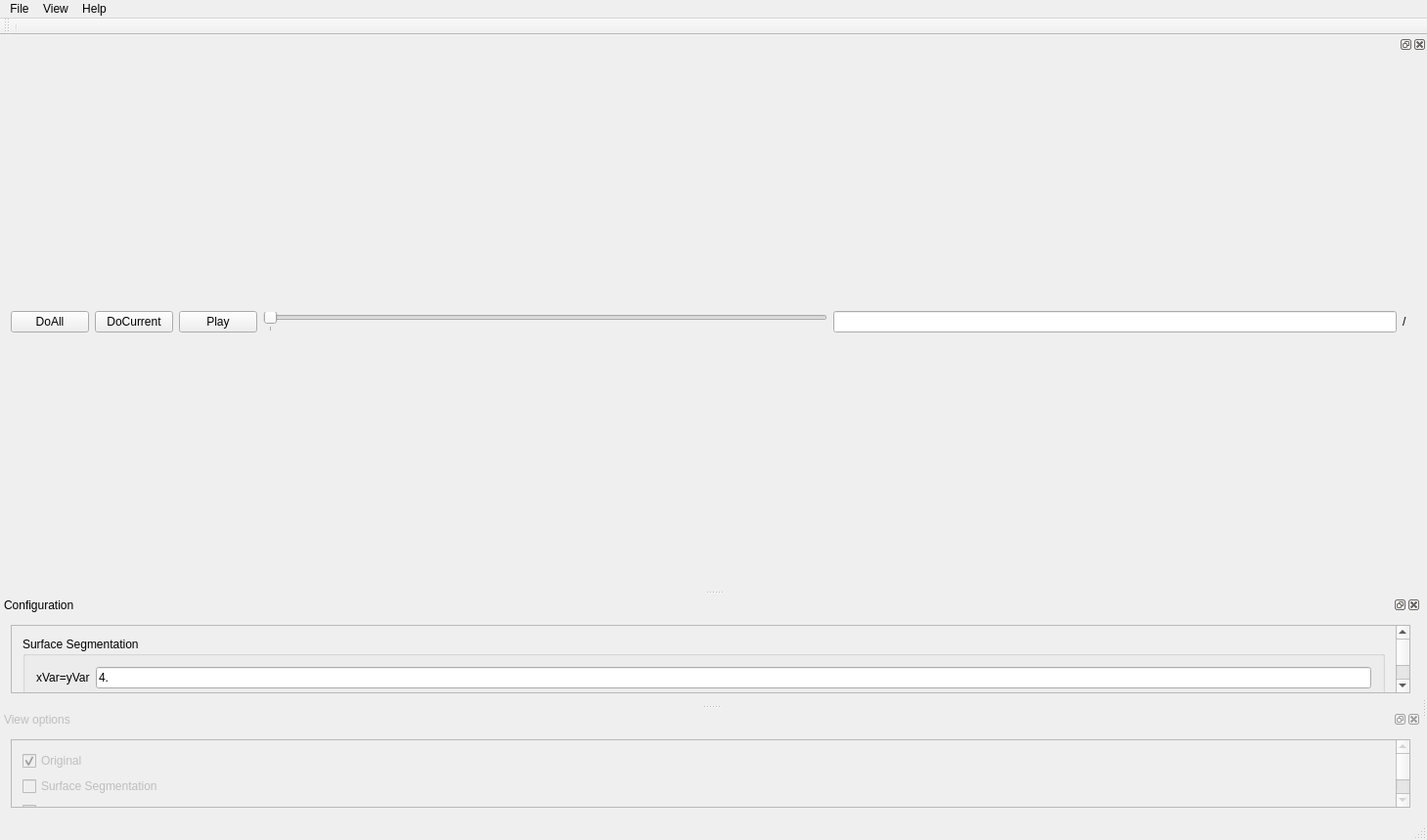
<?xml version="1.0" encoding="UTF-8"?>
<ui version="4.0">
 <class>TissueTracker</class>
 <widget class="QMainWindow" name="TissueTracker">
  <property name="geometry">
   <rect>
    <x>0</x>
    <y>0</y>
    <width>1459</width>
    <height>859</height>
   </rect>
  </property>
  <property name="windowTitle">
   <string>TuftsTissueTracker</string>
  </property>
  <property name="windowIcon">
   <iconset>
    <normaloff>../../../../../Pictures/icon.png</normaloff>../../../../../Pictures/icon.png</iconset>
  </property>
  <property name="locale">
   <locale language="English" country="UnitedStates"/>
  </property>
  <widget class="QWidget" name="centralWidget">
   <property name="sizePolicy">
    <sizepolicy hsizetype="Maximum" vsizetype="Maximum">
     <horstretch>0</horstretch>
     <verstretch>0</verstretch>
    </sizepolicy>
   </property>
   <property name="locale">
    <locale language="English" country="UnitedStates"/>
   </property>
   <widget class="QVTKWidget" name="m_vtkview" native="true">
    <property name="geometry">
     <rect>
      <x>10</x>
      <y>200</y>
      <width>651</width>
      <height>471</height>
     </rect>
    </property>
    <property name="sizePolicy">
     <sizepolicy hsizetype="Maximum" vsizetype="Maximum">
      <horstretch>0</horstretch>
      <verstretch>0</verstretch>
     </sizepolicy>
    </property>
    <property name="maximumSize">
     <size>
      <width>2560</width>
      <height>2560</height>
     </size>
    </property>
   </widget>
   <widget class="QTableView" name="celltableView">
    <property name="geometry">
     <rect>
      <x>-5</x>
      <y>0</y>
      <width>671</width>
      <height>192</height>
     </rect>
    </property>
   </widget>
   <widget class="QTableView" name="domaintableView">
    <property name="geometry">
     <rect>
      <x>670</x>
      <y>0</y>
      <width>481</width>
      <height>191</height>
     </rect>
    </property>
   </widget>
   <widget class="QCheckBox" name="showGraph2CBox">
    <property name="geometry">
     <rect>
      <x>750</x>
      <y>650</y>
      <width>61</width>
      <height>20</height>
     </rect>
    </property>
    <property name="text">
     <string>Graph</string>
    </property>
   </widget>
   <widget class="QCheckBox" name="showOriginal2CBox">
    <property name="geometry">
     <rect>
      <x>670</x>
      <y>650</y>
      <width>87</width>
      <height>20</height>
     </rect>
    </property>
    <property name="text">
     <string>Original</string>
    </property>
   </widget>
  </widget>
  <widget class="QMenuBar" name="menuBar">
   <property name="geometry">
    <rect>
     <x>0</x>
     <y>0</y>
     <width>1459</width>
     <height>25</height>
    </rect>
   </property>
   <widget class="QMenu" name="menuFile">
    <property name="title">
     <string>File</string>
    </property>
    <addaction name="actionNew"/>
    <addaction name="actionOpen"/>
    <addaction name="actionSave"/>
    <addaction name="actionColor"/>
    <addaction name="actionExit"/>
    <addaction name="actionMove"/>
    <addaction name="actionModify"/>
   </widget>
   <widget class="QMenu" name="menuView">
    <property name="title">
     <string>View</string>
    </property>
   </widget>
   <widget class="QMenu" name="menuHelp">
    <property name="title">
     <string>Help</string>
    </property>
   </widget>
   <addaction name="menuFile"/>
   <addaction name="menuView"/>
   <addaction name="menuHelp"/>
  </widget>
  <widget class="QToolBar" name="mainToolBar">
   <attribute name="toolBarArea">
    <enum>TopToolBarArea</enum>
   </attribute>
   <attribute name="toolBarBreak">
    <bool>false</bool>
   </attribute>
   <addaction name="separator"/>
  </widget>
  <widget class="QDockWidget" name="configurationDock">
   <property name="enabled">
    <bool>true</bool>
   </property>
   <property name="features">
    <set>QDockWidget::AllDockWidgetFeatures</set>
   </property>
   <property name="allowedAreas">
    <set>Qt::LeftDockWidgetArea|Qt::RightDockWidgetArea</set>
   </property>
   <property name="windowTitle">
    <string>Configuration</string>
   </property>
   <attribute name="dockWidgetArea">
    <number>1</number>
   </attribute>
   <widget class="QWidget" name="configurationDockContents">
    <layout class="QVBoxLayout" name="verticalLayout_2">
     <item>
      <widget class="QScrollArea" name="configurationScrollArea">
       <property name="widgetResizable">
        <bool>true</bool>
       </property>
       <widget class="QWidget" name="configurationScrollAreaWidgetContents">
        <property name="geometry">
         <rect>
          <x>0</x>
          <y>0</y>
          <width>256</width>
          <height>2381</height>
         </rect>
        </property>
        <layout class="QVBoxLayout" name="verticalLayout_3">
         <item>
          <widget class="QGroupBox" name="ssGroupBox">
           <property name="mouseTracking">
            <bool>true</bool>
           </property>
           <property name="title">
            <string>Surface Segmentation</string>
           </property>
           <layout class="QGridLayout" name="gridLayout">
            <item row="2" column="1">
             <widget class="QLabel" name="sszVarlbl">
              <property name="text">
               <string>zVar</string>
              </property>
             </widget>
            </item>
            <item row="2" column="2">
             <widget class="QLineEdit" name="sszVartxt">
              <property name="inputMask">
               <string>0.99</string>
              </property>
              <property name="text">
               <string>0.1</string>
              </property>
              <property name="maxLength">
               <number>4</number>
              </property>
             </widget>
            </item>
            <item row="4" column="2">
             <widget class="QPushButton" name="ssbutton">
              <property name="text">
               <string>Segment Surface</string>
              </property>
             </widget>
            </item>
            <item row="0" column="2">
             <widget class="QLineEdit" name="ssxyVartxt">
              <property name="inputMask">
               <string>0.99</string>
              </property>
              <property name="text">
               <string>4.</string>
              </property>
              <property name="maxLength">
               <number>4</number>
              </property>
             </widget>
            </item>
            <item row="0" column="1">
             <widget class="QLabel" name="ssxyVarlbl">
              <property name="text">
               <string>xVar=yVar</string>
              </property>
             </widget>
            </item>
            <item row="3" column="2">
             <widget class="QLineEdit" name="ssthreshtxt">
              <property name="text">
               <string>4</string>
              </property>
              <property name="maxLength">
               <number>4</number>
              </property>
             </widget>
            </item>
            <item row="3" column="1">
             <widget class="QLabel" name="ssthreshlbl">
              <property name="text">
               <string>Threshold</string>
              </property>
             </widget>
            </item>
           </layout>
          </widget>
         </item>
         <item>
          <widget class="QGroupBox" name="adGroupBox">
           <property name="enabled">
            <bool>true</bool>
           </property>
           <property name="title">
            <string>Anisotropic Diffusion</string>
           </property>
           <layout class="QFormLayout" name="formLayout">
            <property name="fieldGrowthPolicy">
             <enum>QFormLayout::ExpandingFieldsGrow</enum>
            </property>
            <item row="1" column="0">
             <widget class="QLabel" name="adsigmaminlbl">
              <property name="text">
               <string>sigma min: </string>
              </property>
             </widget>
            </item>
            <item row="1" column="1">
             <widget class="QLineEdit" name="adsigmamintxt">
              <property name="inputMask">
               <string>0.99</string>
              </property>
              <property name="text">
               <string notr="true">.25</string>
              </property>
              <property name="maxLength">
               <number>4</number>
              </property>
             </widget>
            </item>
            <item row="2" column="0">
             <widget class="QLabel" name="adsigmamaxlbl">
              <property name="text">
               <string>sigma max:</string>
              </property>
             </widget>
            </item>
            <item row="2" column="1">
             <widget class="QLineEdit" name="adsigmamaxtxt">
              <property name="inputMask">
               <string>0.99</string>
              </property>
              <property name="text">
               <string notr="true">.45</string>
              </property>
             </widget>
            </item>
            <item row="3" column="0">
             <widget class="QLabel" name="adstepslbl">
              <property name="text">
               <string>steps:</string>
              </property>
             </widget>
            </item>
            <item row="3" column="1">
             <widget class="QLineEdit" name="adstepstxt">
              <property name="inputMask">
               <string>09</string>
              </property>
              <property name="text">
               <string notr="true">1</string>
              </property>
             </widget>
            </item>
            <item row="4" column="0">
             <widget class="QLabel" name="aditerationslbl">
              <property name="text">
               <string>iterations:</string>
              </property>
             </widget>
            </item>
            <item row="4" column="1">
             <widget class="QLineEdit" name="aditerationstxt">
              <property name="inputMask">
               <string>009</string>
              </property>
              <property name="text">
               <string notr="true">1</string>
              </property>
             </widget>
            </item>
            <item row="5" column="1">
             <widget class="QPushButton" name="adbutton">
              <property name="enabled">
               <bool>false</bool>
              </property>
              <property name="text">
               <string>Apply</string>
              </property>
             </widget>
            </item>
            <item row="0" column="0" colspan="2">
             <widget class="QGroupBox" name="adinputgroupBox">
              <property name="enabled">
               <bool>false</bool>
              </property>
              <property name="title">
               <string>Diffuse</string>
              </property>
              <layout class="QVBoxLayout" name="verticalLayout_5">
               <item>
                <widget class="QRadioButton" name="adssinputradioButton">
                 <property name="text">
                  <string>surface segemented</string>
                 </property>
                 <property name="checked">
                  <bool>true</bool>
                 </property>
                </widget>
               </item>
               <item>
                <widget class="QRadioButton" name="addinputradioButton">
                 <property name="text">
                  <string>diffused</string>
                 </property>
                </widget>
               </item>
              </layout>
             </widget>
            </item>
           </layout>
          </widget>
         </item>
         <item>
          <widget class="QGroupBox" name="ptnessGroupBox">
           <property name="enabled">
            <bool>true</bool>
           </property>
           <property name="title">
            <string>Plateness</string>
           </property>
           <layout class="QFormLayout" name="formLayout_2">
            <property name="fieldGrowthPolicy">
             <enum>QFormLayout::AllNonFixedFieldsGrow</enum>
            </property>
            <item row="1" column="0">
             <widget class="QLabel" name="ptnesssigmaminlbl">
              <property name="text">
               <string>sigma min:</string>
              </property>
             </widget>
            </item>
            <item row="1" column="1">
             <widget class="QLineEdit" name="ptnesssigmamintxt">
              <property name="inputMask">
               <string>0.99</string>
              </property>
              <property name="text">
               <string>.25</string>
              </property>
             </widget>
            </item>
            <item row="2" column="0">
             <widget class="QLabel" name="ptnesssigmamaxlbl">
              <property name="text">
               <string>sigma max:</string>
              </property>
             </widget>
            </item>
            <item row="2" column="1">
             <widget class="QLineEdit" name="ptnesssigmamaxtxt">
              <property name="inputMask">
               <string>0.99</string>
              </property>
              <property name="text">
               <string>.45</string>
              </property>
             </widget>
            </item>
            <item row="3" column="0">
             <widget class="QLabel" name="ptnessstepslbl">
              <property name="text">
               <string>steps:</string>
              </property>
             </widget>
            </item>
            <item row="3" column="1">
             <widget class="QLineEdit" name="ptnessstepstxt">
              <property name="text">
               <string>4</string>
              </property>
             </widget>
            </item>
            <item row="4" column="1">
             <widget class="QPushButton" name="ptnessbutton">
              <property name="enabled">
               <bool>false</bool>
              </property>
              <property name="text">
               <string>Apply</string>
              </property>
             </widget>
            </item>
            <item row="0" column="0" colspan="2">
             <widget class="QGroupBox" name="ptnessinputgroupBox">
              <property name="enabled">
               <bool>false</bool>
              </property>
              <property name="title">
               <string>Input</string>
              </property>
              <layout class="QVBoxLayout" name="verticalLayout_6">
               <item>
                <widget class="QRadioButton" name="ptnessssinputradioButton">
                 <property name="text">
                  <string>surface segemented</string>
                 </property>
                 <property name="checked">
                  <bool>true</bool>
                 </property>
                </widget>
               </item>
               <item>
                <widget class="QRadioButton" name="ptnessadinputradioButton">
                 <property name="text">
                  <string>diffused</string>
                 </property>
                </widget>
               </item>
              </layout>
             </widget>
            </item>
           </layout>
          </widget>
         </item>
         <item>
          <widget class="QGroupBox" name="vtxnessGroupBox">
           <property name="enabled">
            <bool>true</bool>
           </property>
           <property name="title">
            <string>Vertexness</string>
           </property>
           <layout class="QFormLayout" name="formLayout_3">
            <item row="1" column="0">
             <widget class="QLabel" name="vtxnesssigmaminlbl">
              <property name="text">
               <string>sigma min:</string>
              </property>
             </widget>
            </item>
            <item row="2" column="0">
             <widget class="QLabel" name="vtxnesssigmamaxlbl">
              <property name="text">
               <string>sigma max:</string>
              </property>
             </widget>
            </item>
            <item row="3" column="0">
             <widget class="QLabel" name="vtxnessstepslbl">
              <property name="text">
               <string>steps:</string>
              </property>
             </widget>
            </item>
            <item row="2" column="1">
             <widget class="QLineEdit" name="vtxnesssigmamaxtxt">
              <property name="inputMask">
               <string>0.99</string>
              </property>
              <property name="text">
               <string>1.</string>
              </property>
             </widget>
            </item>
            <item row="3" column="1">
             <widget class="QLineEdit" name="vtxnessstepstxt">
              <property name="inputMask">
               <string>09</string>
              </property>
              <property name="text">
               <string>4</string>
              </property>
             </widget>
            </item>
            <item row="4" column="1">
             <widget class="QPushButton" name="vtxnessbutton">
              <property name="enabled">
               <bool>false</bool>
              </property>
              <property name="text">
               <string>Apply</string>
              </property>
             </widget>
            </item>
            <item row="1" column="1">
             <widget class="QLineEdit" name="vtxnesssigmamintxt">
              <property name="inputMask">
               <string>0.99</string>
              </property>
              <property name="text">
               <string>1.</string>
              </property>
             </widget>
            </item>
            <item row="0" column="0" colspan="2">
             <widget class="QGroupBox" name="vtxnessinputgroupBox">
              <property name="enabled">
               <bool>false</bool>
              </property>
              <property name="title">
               <string>Input</string>
              </property>
              <layout class="QVBoxLayout" name="verticalLayout_7">
               <item>
                <widget class="QRadioButton" name="vtxnessssinputradioButton">
                 <property name="text">
                  <string>surface segemented</string>
                 </property>
                 <property name="checked">
                  <bool>true</bool>
                 </property>
                </widget>
               </item>
               <item>
                <widget class="QRadioButton" name="vtxnessadinputradioButton">
                 <property name="text">
                  <string>diffused</string>
                 </property>
                </widget>
               </item>
              </layout>
             </widget>
            </item>
           </layout>
          </widget>
         </item>
         <item>
          <widget class="QGroupBox" name="vlocatorGroupBox">
           <property name="enabled">
            <bool>true</bool>
           </property>
           <property name="title">
            <string>Vertex locator</string>
           </property>
           <layout class="QFormLayout" name="formLayout_6">
            <item row="0" column="0">
             <widget class="QLabel" name="vlocatorlbl">
              <property name="text">
               <string>Threshold:</string>
              </property>
             </widget>
            </item>
            <item row="0" column="1">
             <widget class="QSlider" name="vlocatorslider">
              <property name="maximum">
               <number>100</number>
              </property>
              <property name="singleStep">
               <number>1</number>
              </property>
              <property name="pageStep">
               <number>10</number>
              </property>
              <property name="value">
               <number>10</number>
              </property>
              <property name="orientation">
               <enum>Qt::Horizontal</enum>
              </property>
             </widget>
            </item>
            <item row="1" column="1">
             <widget class="QPushButton" name="vlocatorbutton">
              <property name="enabled">
               <bool>false</bool>
              </property>
              <property name="text">
               <string>Apply</string>
              </property>
             </widget>
            </item>
           </layout>
          </widget>
         </item>
         <item>
          <widget class="QGroupBox" name="lvlsetGroupBox">
           <property name="enabled">
            <bool>true</bool>
           </property>
           <property name="title">
            <string>Levelset</string>
           </property>
           <layout class="QFormLayout" name="formLayout_4">
            <item row="0" column="0">
             <widget class="QLabel" name="lvlsetsigmalbl">
              <property name="text">
               <string>sigma:</string>
              </property>
             </widget>
            </item>
            <item row="0" column="1">
             <widget class="QLineEdit" name="lvlsetsigmatxt">
              <property name="inputMask">
               <string>0.999</string>
              </property>
              <property name="text">
               <string>.001</string>
              </property>
             </widget>
            </item>
            <item row="1" column="1">
             <widget class="QPushButton" name="lvlsetbutton">
              <property name="enabled">
               <bool>false</bool>
              </property>
              <property name="text">
               <string>Apply</string>
              </property>
             </widget>
            </item>
           </layout>
          </widget>
         </item>
         <item>
          <widget class="QGroupBox" name="lvlsetthreshGroupBox">
           <property name="enabled">
            <bool>true</bool>
           </property>
           <property name="title">
            <string>Thresholding</string>
           </property>
           <layout class="QFormLayout" name="formLayout_5">
            <property name="fieldGrowthPolicy">
             <enum>QFormLayout::ExpandingFieldsGrow</enum>
            </property>
            <item row="0" column="0">
             <widget class="QLabel" name="lvlsetthreshlbl">
              <property name="text">
               <string>Threshold:</string>
              </property>
             </widget>
            </item>
            <item row="0" column="1">
             <widget class="QSlider" name="lvlsetthreshslider">
              <property name="maximum">
               <number>1048576</number>
              </property>
              <property name="value">
               <number>1048576</number>
              </property>
              <property name="orientation">
               <enum>Qt::Horizontal</enum>
              </property>
              <property name="tickPosition">
               <enum>QSlider::TicksBelow</enum>
              </property>
              <property name="tickInterval">
               <number>3000</number>
              </property>
             </widget>
            </item>
            <item row="1" column="1">
             <widget class="QPushButton" name="lvlsetthreshbutton">
              <property name="enabled">
               <bool>false</bool>
              </property>
              <property name="text">
               <string>Apply</string>
              </property>
             </widget>
            </item>
           </layout>
          </widget>
         </item>
         <item>
          <widget class="QGroupBox" name="sklGroupBox">
           <property name="enabled">
            <bool>true</bool>
           </property>
           <property name="title">
            <string>Skeletonization</string>
           </property>
           <layout class="QFormLayout" name="formLayout_8">
            <property name="fieldGrowthPolicy">
             <enum>QFormLayout::FieldsStayAtSizeHint</enum>
            </property>
            <item row="0" column="1">
             <widget class="QPushButton" name="sklbutton">
              <property name="enabled">
               <bool>false</bool>
              </property>
              <property name="text">
               <string>Apply</string>
              </property>
             </widget>
            </item>
           </layout>
          </widget>
         </item>
         <item>
          <widget class="QGroupBox" name="primalGroupBox">
           <property name="enabled">
            <bool>true</bool>
           </property>
           <property name="title">
            <string>Primal</string>
           </property>
           <layout class="QVBoxLayout" name="verticalLayout_10">
            <item>
             <widget class="QPushButton" name="primalButton">
              <property name="enabled">
               <bool>false</bool>
              </property>
              <property name="text">
               <string>Primal Ivan</string>
              </property>
             </widget>
            </item>
            <item>
             <widget class="QPushButton" name="primalGiaaButton">
              <property name="text">
               <string>Primal Giaa</string>
              </property>
             </widget>
            </item>
           </layout>
          </widget>
         </item>
         <item>
          <widget class="QGroupBox" name="validationGroupBox">
           <property name="title">
            <string>Validation</string>
           </property>
           <layout class="QVBoxLayout" name="verticalLayout_8">
            <item>
             <widget class="QPushButton" name="validateButton">
              <property name="text">
               <string>Validate</string>
              </property>
             </widget>
            </item>
            <item>
             <widget class="QPushButton" name="insertButton">
              <property name="enabled">
               <bool>false</bool>
              </property>
              <property name="text">
               <string>Insert</string>
              </property>
             </widget>
            </item>
            <item>
             <widget class="QPushButton" name="moveButton">
              <property name="enabled">
               <bool>false</bool>
              </property>
              <property name="text">
               <string>Move</string>
              </property>
             </widget>
            </item>
            <item>
             <widget class="QPushButton" name="deleteButton">
              <property name="enabled">
               <bool>false</bool>
              </property>
              <property name="text">
               <string>Delete</string>
              </property>
             </widget>
            </item>
            <item>
             <widget class="QPushButton" name="finalizeButton">
              <property name="enabled">
               <bool>false</bool>
              </property>
              <property name="text">
               <string>Finalize</string>
              </property>
             </widget>
            </item>
           </layout>
          </widget>
         </item>
         <item>
          <widget class="QGroupBox" name="dualGroupBox">
           <property name="title">
            <string>Dual</string>
           </property>
           <layout class="QVBoxLayout" name="verticalLayout_11">
            <item>
             <widget class="QPushButton" name="dualButton">
              <property name="text">
               <string>Dual</string>
              </property>
             </widget>
            </item>
           </layout>
          </widget>
         </item>
         <item>
          <widget class="QGroupBox" name="trackingGroupBox">
           <property name="title">
            <string>Tracking</string>
           </property>
           <layout class="QVBoxLayout" name="verticalLayout_12">
            <item>
             <widget class="QPushButton" name="trackingButton">
              <property name="text">
               <string>Track</string>
              </property>
             </widget>
            </item>
           </layout>
          </widget>
         </item>
         <item>
          <widget class="QGroupBox" name="domainsGroupBox">
           <property name="title">
            <string>Domains</string>
           </property>
           <layout class="QVBoxLayout" name="verticalLayout_13">
            <item>
             <widget class="QLabel" name="orderlbl">
              <property name="text">
               <string>Order</string>
              </property>
             </widget>
            </item>
            <item>
             <widget class="QLineEdit" name="ordertxt">
              <property name="text">
               <string>1</string>
              </property>
             </widget>
            </item>
            <item>
             <widget class="QPushButton" name="domainsButton">
              <property name="text">
               <string>Compute Domains</string>
              </property>
             </widget>
            </item>
           </layout>
          </widget>
         </item>
         <item>
          <widget class="QGroupBox" name="ellipsoidGroupBox">
           <property name="title">
            <string>Ellipsoids</string>
           </property>
           <layout class="QVBoxLayout" name="verticalLayout_14">
            <item>
             <widget class="QPushButton" name="ellipsoidButton">
              <property name="text">
               <string>Calculate Ellipsoid</string>
              </property>
             </widget>
            </item>
           </layout>
          </widget>
         </item>
         <item>
          <widget class="QGroupBox" name="tectonicsGroupBox">
           <property name="title">
            <string>Tectonics</string>
           </property>
           <layout class="QVBoxLayout" name="verticalLayout_15">
            <item>
             <widget class="QPushButton" name="tectonicsButton">
              <property name="text">
               <string>Tectonics</string>
              </property>
             </widget>
            </item>
           </layout>
          </widget>
         </item>
         <item>
          <widget class="QGroupBox" name="otherGroupBox">
           <property name="title">
            <string>Other</string>
           </property>
           <layout class="QVBoxLayout" name="verticalLayout_9">
            <item>
             <widget class="QPushButton" name="modsimButton">
              <property name="text">
               <string>Modify Simple</string>
              </property>
             </widget>
            </item>
            <item>
             <widget class="QPushButton" name="reduceButton">
              <property name="text">
               <string>Reduce Graph</string>
              </property>
             </widget>
            </item>
            <item>
             <widget class="QPushButton" name="simpleprimalButton">
              <property name="text">
               <string>Create Simple</string>
              </property>
             </widget>
            </item>
            <item>
             <widget class="QPushButton" name="selectButton">
              <property name="text">
               <string>Select</string>
              </property>
             </widget>
            </item>
            <item>
             <widget class="QPushButton" name="polygonButton">
              <property name="text">
               <string>Polygon Map</string>
              </property>
             </widget>
            </item>
            <item>
             <widget class="QPushButton" name="clusterButton">
              <property name="text">
               <string>Cluster</string>
              </property>
             </widget>
            </item>
            <item>
             <widget class="QPushButton" name="selectTrackedButton">
              <property name="text">
               <string>Select Tracked Cells</string>
              </property>
             </widget>
            </item>
            <item>
             <widget class="QPushButton" name="junctionButton">
              <property name="text">
               <string>Color Junction</string>
              </property>
             </widget>
            </item>
           </layout>
           <zorder>junctionButton</zorder>
           <zorder>selectTrackedButton</zorder>
           <zorder>clusterButton</zorder>
           <zorder>polygonButton</zorder>
           <zorder>selectButton</zorder>
           <zorder>simpleprimalButton</zorder>
           <zorder>reduceButton</zorder>
           <zorder>modsimButton</zorder>
          </widget>
         </item>
        </layout>
       </widget>
      </widget>
     </item>
    </layout>
   </widget>
  </widget>
  <widget class="QDockWidget" name="viewOptionsDock">
   <property name="enabled">
    <bool>false</bool>
   </property>
   <property name="features">
    <set>QDockWidget::AllDockWidgetFeatures</set>
   </property>
   <property name="allowedAreas">
    <set>Qt::LeftDockWidgetArea|Qt::RightDockWidgetArea</set>
   </property>
   <property name="windowTitle">
    <string>View options</string>
   </property>
   <attribute name="dockWidgetArea">
    <number>1</number>
   </attribute>
   <widget class="QWidget" name="viewOptionsDockContents">
    <layout class="QVBoxLayout" name="verticalLayout_4">
     <item>
      <widget class="QScrollArea" name="scrollArea">
       <property name="widgetResizable">
        <bool>true</bool>
       </property>
       <widget class="QWidget" name="scrollAreaWidgetContents">
        <property name="geometry">
         <rect>
          <x>0</x>
          <y>0</y>
          <width>256</width>
          <height>656</height>
         </rect>
        </property>
        <layout class="QVBoxLayout" name="verticalLayout">
         <item>
          <widget class="QCheckBox" name="showOriginalCBox">
           <property name="text">
            <string>Original</string>
           </property>
           <property name="checked">
            <bool>true</bool>
           </property>
          </widget>
         </item>
         <item>
          <widget class="QCheckBox" name="showSurfaceSegmentedCBox">
           <property name="text">
            <string>Surface Segmentation</string>
           </property>
          </widget>
         </item>
         <item>
          <widget class="QCheckBox" name="showDiffusedCBox">
           <property name="text">
            <string>Diffused</string>
           </property>
          </widget>
         </item>
         <item>
          <widget class="QCheckBox" name="showPlatenessCBox">
           <property name="text">
            <string>Plateness</string>
           </property>
          </widget>
         </item>
         <item>
          <widget class="QCheckBox" name="showVertexnessCBox">
           <property name="text">
            <string>Vertexness</string>
           </property>
          </widget>
         </item>
         <item>
          <widget class="QCheckBox" name="showPrimalCBox">
           <property name="text">
            <string>Primal Graph</string>
           </property>
          </widget>
         </item>
         <item>
          <widget class="QCheckBox" name="showSimpleCBox">
           <property name="text">
            <string>Simple Graph</string>
           </property>
          </widget>
         </item>
         <item>
          <widget class="QCheckBox" name="showDualCBox">
           <property name="text">
            <string>Dual Graph</string>
           </property>
          </widget>
         </item>
         <item>
          <widget class="QCheckBox" name="showTrackingCBox">
           <property name="text">
            <string>Tracking</string>
           </property>
          </widget>
         </item>
         <item>
          <widget class="QCheckBox" name="showTectonicsCBox">
           <property name="text">
            <string>Domain Strain Rates</string>
           </property>
          </widget>
         </item>
         <item>
          <widget class="QCheckBox" name="showClusterMapCBox">
           <property name="text">
            <string>Cluster</string>
           </property>
          </widget>
         </item>
         <item>
          <widget class="QCheckBox" name="showEdgeVariationMapCBox">
           <property name="text">
            <string>Edge Variation Map -Global</string>
           </property>
          </widget>
         </item>
         <item>
          <widget class="QCheckBox" name="showPolygonMapCBox">
           <property name="text">
            <string>Polygon Map</string>
           </property>
          </widget>
         </item>
         <item>
          <widget class="QCheckBox" name="showRosettesCBox">
           <property name="text">
            <string>Rosettes</string>
           </property>
          </widget>
         </item>
         <item>
          <widget class="QCheckBox" name="showLevelSetCBox">
           <property name="text">
            <string>Levelset</string>
           </property>
          </widget>
         </item>
         <item>
          <widget class="QCheckBox" name="showSegmentationCBox">
           <property name="enabled">
            <bool>false</bool>
           </property>
           <property name="text">
            <string>Segmentation</string>
           </property>
           <property name="checkable">
            <bool>true</bool>
           </property>
           <property name="checked">
            <bool>false</bool>
           </property>
          </widget>
         </item>
         <item>
          <widget class="QCheckBox" name="showJxDegMapCBox">
           <property name="text">
            <string>Junction Degree Map</string>
           </property>
          </widget>
         </item>
         <item>
          <widget class="QCheckBox" name="showSkeletonCBox">
           <property name="text">
            <string>Skeleton</string>
           </property>
          </widget>
         </item>
         <item>
          <widget class="QCheckBox" name="showMotionVectorCBox">
           <property name="text">
            <string>Motion Vectors</string>
           </property>
          </widget>
         </item>
         <item>
          <widget class="QCheckBox" name="showAreaMapCBox">
           <property name="text">
            <string>Area Map</string>
           </property>
          </widget>
         </item>
         <item>
          <widget class="QCheckBox" name="showEllipseCBox">
           <property name="text">
            <string>Ellipse Map</string>
           </property>
          </widget>
         </item>
         <item>
          <widget class="QCheckBox" name="showSecondChannelCBox">
           <property name="text">
            <string>Second Channel</string>
           </property>
          </widget>
         </item>
         <item>
          <widget class="QCheckBox" name="showVertexLocationsCBox">
           <property name="text">
            <string>VertexLocations</string>
           </property>
          </widget>
         </item>
        </layout>
       </widget>
      </widget>
     </item>
    </layout>
   </widget>
  </widget>
  <widget class="QDockWidget" name="dockWidget">
   <property name="features">
    <set>QDockWidget::AllDockWidgetFeatures</set>
   </property>
   <property name="allowedAreas">
    <set>Qt::BottomDockWidgetArea|Qt::TopDockWidgetArea</set>
   </property>
   <attribute name="dockWidgetArea">
    <number>4</number>
   </attribute>
   <widget class="QWidget" name="dockWidgetContents">
    <layout class="QHBoxLayout" name="horizontalLayout_2">
     <item>
      <widget class="QPushButton" name="DoAllButton">
       <property name="text">
        <string>DoAll</string>
       </property>
      </widget>
     </item>
     <item>
      <widget class="QPushButton" name="DoCurrentButton">
       <property name="text">
        <string>DoCurrent</string>
       </property>
      </widget>
     </item>
     <item>
      <widget class="QPushButton" name="DoPlayButton">
       <property name="text">
        <string>Play</string>
       </property>
      </widget>
     </item>
     <item>
      <widget class="QSlider" name="timeSlider">
       <property name="cursor">
        <cursorShape>SizeHorCursor</cursorShape>
       </property>
       <property name="minimum">
        <number>1</number>
       </property>
       <property name="maximum">
        <number>1</number>
       </property>
       <property name="pageStep">
        <number>1</number>
       </property>
       <property name="value">
        <number>1</number>
       </property>
       <property name="tracking">
        <bool>false</bool>
       </property>
       <property name="orientation">
        <enum>Qt::Horizontal</enum>
       </property>
       <property name="tickPosition">
        <enum>QSlider::TicksBelow</enum>
       </property>
       <property name="tickInterval">
        <number>1</number>
       </property>
      </widget>
     </item>
     <item>
      <widget class="QLineEdit" name="currentFrametxt">
       <property name="maxLength">
        <number>3</number>
       </property>
      </widget>
     </item>
     <item>
      <widget class="QLabel" name="totalFramesLbl">
       <property name="text">
        <string>/   </string>
       </property>
      </widget>
     </item>
    </layout>
   </widget>
  </widget>
  <widget class="QStatusBar" name="statusBar"/>
  <action name="actionOpen">
   <property name="text">
    <string>Open</string>
   </property>
   <property name="shortcut">
    <string>Ctrl+A</string>
   </property>
  </action>
  <action name="actionNew">
   <property name="text">
    <string>New</string>
   </property>
   <property name="shortcut">
    <string>Ctrl+N</string>
   </property>
  </action>
  <action name="actionImport">
   <property name="enabled">
    <bool>false</bool>
   </property>
   <property name="text">
    <string>Import images</string>
   </property>
   <property name="shortcut">
    <string>Ctrl+I</string>
   </property>
  </action>
  <action name="actionExit">
   <property name="text">
    <string>Exit</string>
   </property>
  </action>
  <action name="actionColor">
   <property name="text">
    <string>Change Color</string>
   </property>
  </action>
  <action name="actionSave">
   <property name="text">
    <string>Save</string>
   </property>
   <property name="shortcut">
    <string>Ctrl+S</string>
   </property>
  </action>
  <action name="actionMove">
   <property name="text">
    <string>Move</string>
   </property>
   <property name="shortcut">
    <string>Ctrl+F</string>
   </property>
  </action>
  <action name="actionModify">
   <property name="text">
    <string>Modify</string>
   </property>
   <property name="shortcut">
    <string>Ctrl+D</string>
   </property>
  </action>
 </widget>
 <layoutdefault spacing="6" margin="11"/>
 <customwidgets>
  <customwidget>
   <class>QVTKWidget</class>
   <extends>QWidget</extends>
   <header>QVTKWidget.h</header>
  </customwidget>
 </customwidgets>
 <resources/>
 <connections/>
 <slots>
  <slot>reshow()</slot>
 </slots>
</ui>
